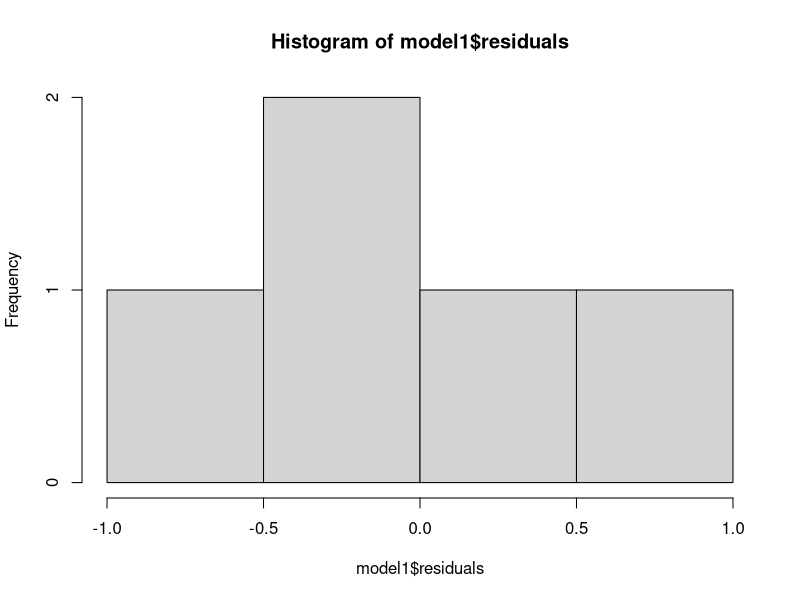

Reproduce this figure in R.
## Introduction to Linear Regression
## How to fit a model (get estimates)

## data set (read the data)
adv_exp = c(1,2,3,4,5) ## hundreds of dollars
sales = c(1,1,2,2,4)   ## thousands of dollars

## create a dataframe
## We want to have the data in dataframes always
df = data.frame(sales, adv_exp)

## print data
head(df)

## How to fit a LR model
model1 = lm(sales ~ adv_exp, data = df)
## the estimates are saved in the object model1
summary(model1)


## Predicted values
## these are estimates of y
## e.g., if adv expenses is 6.7
-0.1000 + 0.7000 * 6.7 ## estimated sales is 4.59 thousand

## How to get estimates (predicted) using R
## predict(object, dataframe)
predict(model1, data.frame(adv_exp = 6.7))

## if you want to predict every obs on data use predict(object)
predict(model1)

## Predicted values ARE ALSO CALLED fitted values
model1$fitted.values ## yhats, predicted


## Residuals (Errors)
## y - yhat
## every obs will have a residual
## we want residuals to be close to zero
round(model1$residuals,1)

## get a histogram of the residuals
hist(model1$residuals)

## SSE (sum of the squared errors)
## the statistic that gets minimized
summary(model1)

## get SSE using ANOVA (analysis of variance)
anova(model1) 














